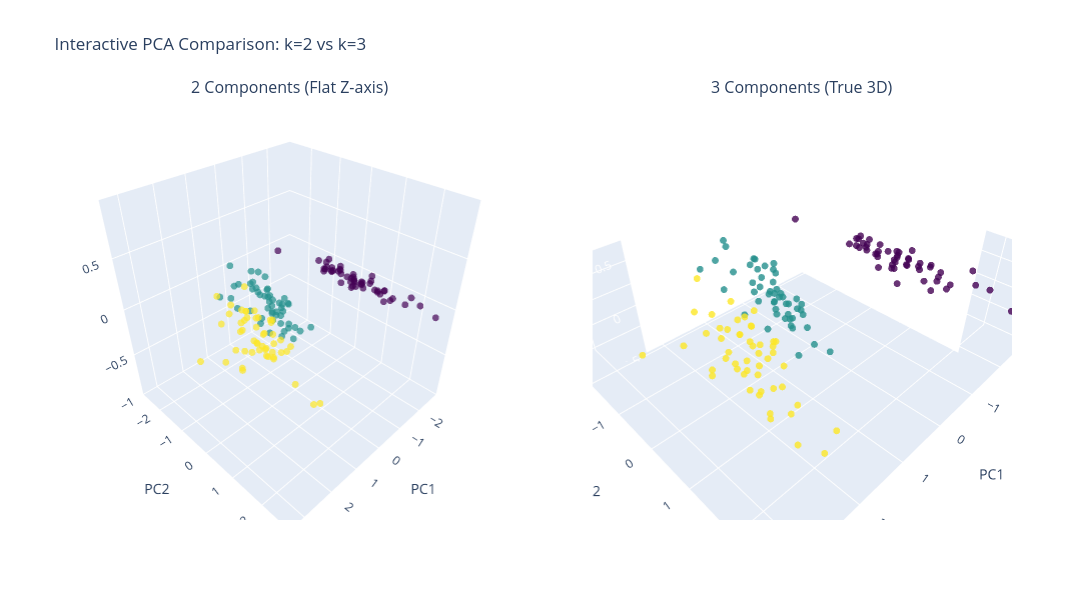

Notebook code for this chart:
### Code cell
from plotly.subplots import make_subplots

# 1. Initialize Subplots (1 row, 2 columns)
fig = make_subplots(
    rows=1, cols=2,
    specs=[[{'type': 'scene'}, {'type': 'scene'}]],
    subplot_titles=("2 Components (Flat Z-axis)", "3 Components (True 3D)")
)

# --- Subplot 1: k=2 ---
fig.add_trace(
    go.Scatter3d(
        x=X_reduced2[:, 0],
        y=X_reduced2[:, 1],
        z=np.zeros(X_reduced2.shape[0]),
        mode='markers',
        marker=dict(size=4, color=data.target, colorscale='Viridis', opacity=0.7),
        text=[data.target_names[i] for i in data.target],
        hoverinfo='text',
        name="k=2 Data"
    ),
    row=1, col=1
)

# --- Subplot 2: k=3 ---
fig.add_trace(
    go.Scatter3d(
        x=X_reduced3[:, 0],
        y=X_reduced3[:, 1],
        z=X_reduced3[:, 2],
        mode='markers',
        marker=dict(size=4, color=data.target, colorscale='Viridis', opacity=0.8),
        text=[data.target_names[i] for i in data.target],
        hoverinfo='text',
        name="k=3 Data"
    ),
    row=1, col=2
)

# 2. Layout & Styling
fig.update_layout(
    height=600, 
    width=1100,
    title_text="Interactive PCA Comparison: k=2 vs k=3",
    showlegend=False
)

# Update axis titles for both subplots
fig.update_scenes(xaxis_title="PC1", yaxis_title="PC2", zaxis_title="PC3")

fig.show()

### Figure 1 — Plotly figure (JSON) as saved in the notebook; plotly's stock layout.template omitted (floating-point values rounded to 4 significant figures; data arrays with more than 128 entries replaced by an {"elided": "..."} marker saying what was removed)
{"data": [{"hoverinfo": "text", "marker": {"color": {"elided": "150 int values"}, "colorscale": [[0, "#440154"], [0.1111, "#482878"], [0.2222, "#3e4989"], [0.3333, "#31688e"], [0.4444, "#26828e"], [0.5556, "#1f9e89"], [0.6667, "#35b779"], [0.7778, "#6ece58"], [0.8889, "#b5de2b"], [1, "#fde725"]], "opacity": 0.7, "size": 4}, "mode": "markers", "name": "k=2 Data", "scene": "scene", "text": {"elided": "150 str values"}, "type": "scatter3d", "x": {"elided": "150 float values"}, "y": {"elided": "150 float values"}, "z": {"elided": "150 float values"}}, {"hoverinfo": "text", "marker": {"color": {"elided": "150 int values"}, "colorscale": [[0, "#440154"], [0.1111, "#482878"], [0.2222, "#3e4989"], [0.3333, "#31688e"], [0.4444, "#26828e"], [0.5556, "#1f9e89"], [0.6667, "#35b779"], [0.7778, "#6ece58"], [0.8889, "#b5de2b"], [1, "#fde725"]], "opacity": 0.8, "size": 4}, "mode": "markers", "name": "k=3 Data", "scene": "scene2", "text": {"elided": "150 str values"}, "type": "scatter3d", "x": {"elided": "150 float values"}, "y": {"elided": "150 float values"}, "z": {"elided": "150 float values"}}], "layout": {"annotations": [{"font": {"size": 16}, "showarrow": false, "text": "2 Components (Flat Z-axis)", "x": 0.225, "xanchor": "center", "xref": "paper", "y": 1, "yanchor": "bottom", "yref": "paper"}, {"font": {"size": 16}, "showarrow": false, "text": "3 Components (True 3D)", "x": 0.775, "xanchor": "center", "xref": "paper", "y": 1, "yanchor": "bottom", "yref": "paper"}], "height": 600, "scene": {"domain": {"x": [0, 0.45], "y": [0, 1]}, "xaxis": {"title": {"text": "PC1"}}, "yaxis": {"title": {"text": "PC2"}}, "zaxis": {"title": {"text": "PC3"}}}, "scene2": {"domain": {"x": [0.55, 1], "y": [0, 1]}, "xaxis": {"title": {"text": "PC1"}}, "yaxis": {"title": {"text": "PC2"}}, "zaxis": {"title": {"text": "PC3"}}}, "showlegend": false, "title": {"text": "Interactive PCA Comparison: k=2 vs k=3"}, "width": 1100}}
